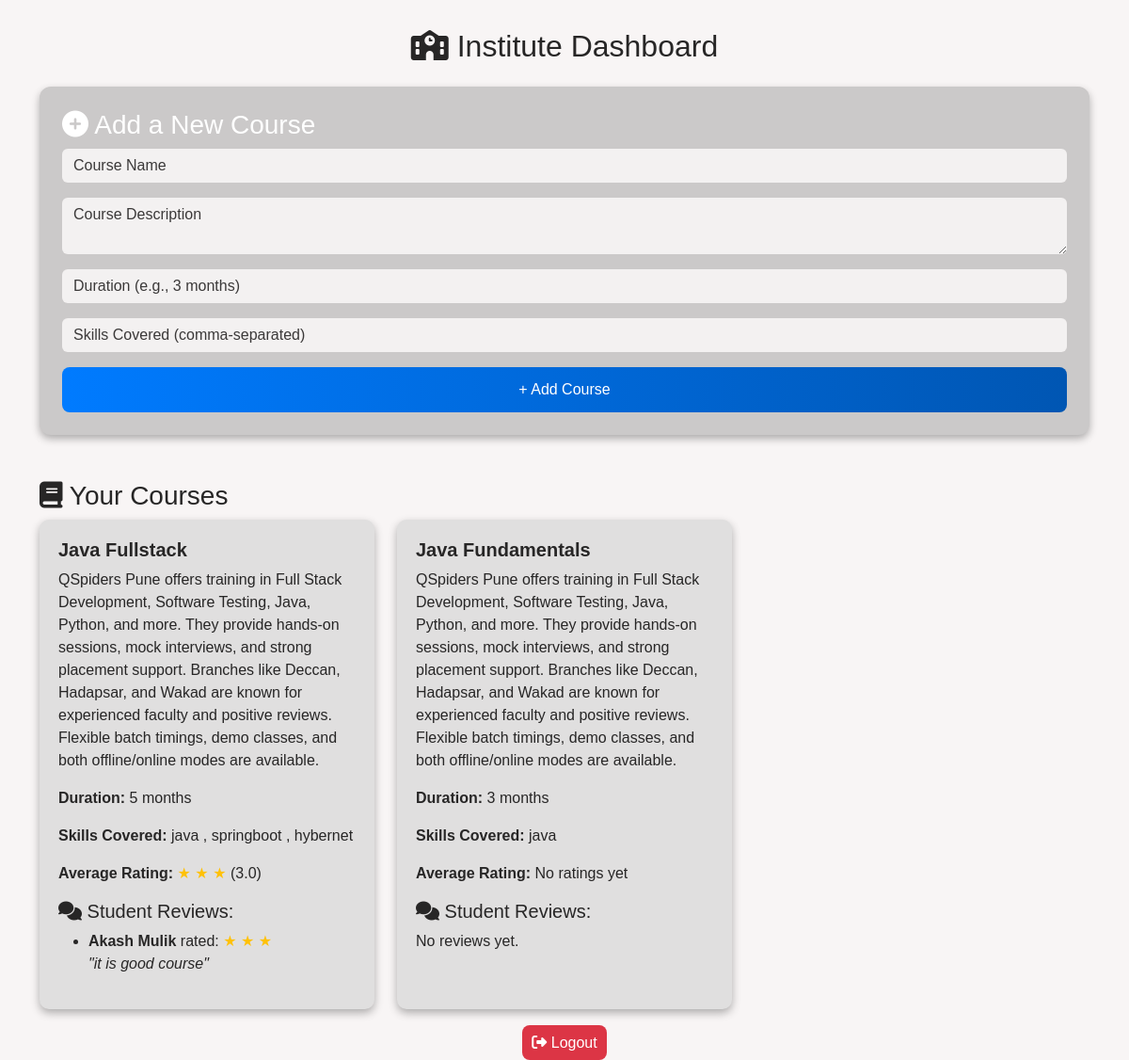
The app's page /dashboard/institute (signed in) with its own data.
### aanew.py (models this page shows)
class Course(db.Model):
    id = db.Column(db.Integer, primary_key=True)
    name = db.Column(db.String(200), nullable=False)
    description = db.Column(db.Text, nullable=False)
    duration = db.Column(db.String(100), nullable=False)
    skills_covered = db.Column(db.String(500), nullable=False)  # New field for skills
    institute_id = db.Column(db.Integer, db.ForeignKey('institute.id'), nullable=False)
    institute = db.relationship('Institute', backref=db.backref('courses', lazy=True))
    blocked = db.Column(db.Boolean, default=False)

class Rating(db.Model):
    id = db.Column(db.Integer, primary_key=True)
    student_id = db.Column(db.Integer, db.ForeignKey('student.id'), nullable=False)
    course_id = db.Column(db.Integer, db.ForeignKey('course.id'), nullable=False)
    rating = db.Column(db.Integer, nullable=False)  # Rating (1-5)
    comment = db.Column(db.Text, nullable=False)  # Student's comment
    student = db.relationship('Student', backref=db.backref('ratings', lazy=True))
    course = db.relationship('Course', backref=db.backref('ratings', lazy=True))

class Student(db.Model):
    id = db.Column(db.Integer, primary_key=True)
    name = db.Column(db.String(100), nullable=False)
    email = db.Column(db.String(100), unique=True, nullable=False)
    password = db.Column(db.String(200), nullable=False)
    skills = db.Column(db.String(500), nullable=False)
    interest_area = db.Column(db.String(200), nullable=False)
    blocked = db.Column(db.Boolean, default=False)

### aanew.py (the view, shortened to what this page needs)
@app.route('/dashboard/institute', methods=['GET', 'POST'])
def dashboard_institute():
    if 'user' not in session or session['user_type'] != 'institute':
        flash('Unauthorized access!', 'danger')
        return redirect(url_for('login'))
    institute = Institute.query.filter_by(email=session['user']).first()
    courses = Course.query.filter_by(institute_id=institute.id).all()
    course_ratings = {}
    course_comments = {}
    for course in courses:
        ratings = [r.rating for r in course.ratings]  # Get list of ratings
        if ratings:
            avg_rating = sum(ratings) / len(ratings)  # Compute average rating
            course_ratings[course.id] = round(avg_rating, 1)  # Round it correctly
        else:
            course_ratings[course.id] = "No ratings yet"  # Assign a string if no ratings
        course_comments[course.id] = course.ratings  # Store comments
    return render_template('dashboard_institute.html',
                           courses=courses,
                           course_ratings=course_ratings,
                           course_comments=course_comments)

### templates/dashboard_institute.html (shortened to what this page needs)
<!DOCTYPE html>
<html lang="en">
<head>
    <link rel="stylesheet" href="https://cdn.jsdelivr.net/npm/bootstrap@5.3.0/dist/css/bootstrap.min.css">
    <link rel="stylesheet" href="https://cdnjs.cloudflare.com/ajax/libs/font-awesome/6.4.2/css/all.min.css">
</head>
<body>
    <div class="container">
        <h2 class="text-center text-Gray"><i class="fas fa-school"></i> Institute Dashboard</h2>
        <div class="card card-custom p-4 mt-4">
            <h3 class="text-white"><i class="fas fa-plus-circle"></i> Add a New Course</h3>
            <form method="POST">
                <div class="mb-3">
                    <input type="text" class="form-control" name="course_name" placeholder="Course Name" required>
                </div>
                <div class="mb-3">
                    <textarea class="form-control" name="description" placeholder="Course Description" required></textarea>
                </div>
                <div class="mb-3">
                    <input type="text" class="form-control" name="duration" placeholder="Duration (e.g., 3 months)" required>
                </div>
                <div class="mb-3">
                    <input type="text" class="form-control" name="skills_covered" placeholder="Skills Covered (comma-separated)" required>
                </div>
                <button type="submit" class="btn btn-primary w-100">+ Add Course</button>
            </form>
        </div>
        <h3 class="mt-5 text-Gray"><i class="fas fa-book"></i> Your Courses</h3>
        <div class="row g-4">
            {% for course in courses %}
            <div class="col-md-4">
                <div class="course-card">
                    <h5><strong>{{ course.name }}</strong></h5>
                    <p>{{ course.description }}</p>
                    <p><strong>Duration:</strong> {{ course.duration }}</p>
                    <p><strong>Skills Covered:</strong> {{ course.skills_covered }}</p>
                    <p>
                        <strong>Average Rating:</strong>
                        {% if course_ratings[course.id] == "No ratings yet" %}
                            No ratings yet
                        {% else %}
                            {% for _ in range(course_ratings[course.id] | round | int) %}
                                <span class="text-warning">&#9733;</span>
                            {% endfor %}
                            ({{ course_ratings[course.id] }})
                        {% endif %}
                    </p>
                    <h5 class="mt-3"><i class="fas fa-comments"></i> Student Reviews:</h5>
                    {% if course_comments[course.id] %}
                        <ul>
                            {% for review in course_comments[course.id] %}
                            <li>
                                <strong>{{ review.student.name }}</strong> rated:
                                {% for _ in range(review.rating | int) %}
                                    <span class="text-warning">&#9733;</span>
                                {% endfor %}
                                <br>
                                <i>"{{ review.comment }}"</i>
                            </li>
                            {% endfor %}
                        </ul>
                    {% else %}
                        <p>No reviews yet.</p>
                    {% endif %}
                </div>
            </div>
            {% endfor %}
        </div>
        <div class="text-center mt-4">
            <a href="{{ url_for('logout') }}" class="logout-btn"><i class="fas fa-sign-out-alt"></i> Logout</a>
        </div>
    </div>
</body>
</html>

### templates/dashboard_institute.html (style rules this page uses)
body { background-color: #f8f5f5; font-family: 'Poppins', sans-serif; color: rgb(39, 38, 38); }
.container { margin-top: 30px; }
.card-custom { background: #cbc9c9; border: none; border-radius: 12px; box-shadow: 0 4px 8px rgba(0, 0, 0, 0.3); padding: 20px; }
.form-control { background: #f3f1f1; box-shadow: #3b3939; border: none; color: rgb(18, 18, 18); }
.form-control::placeholder { color: #3b3939; }
.btn-primary { background: linear-gradient(90deg, #007bff, #0056b3); border: none; padding: 12px; border-radius: 8px; }
.course-card { background: #e0dfdf; padding: 20px; border-radius: 10px; box-shadow: 0 4px 10px rgba(0, 0, 0, 0.3); height: 100%; }
.logout-btn { background: #dc3545; padding: 10px; border-radius: 8px; text-decoration: none; color: white; }

### records on screen
Course: name "Java Fullstack", description "QSpiders Pune offers training in Full Stack Development, Software Testing, Java, Python, and more. They provide hands-on sessions, mock interviews, and strong placement support. Branches like Deccan, Hadapsar, and Wakad are known for experienced faculty and positive reviews. Flexible batch timings, demo classes, and both offline/online modes are available.", duration "5 months", skills_covered "java , springboot , hybernet", course_ratings "3.0"
Rating: student.name "Akash Mulik", rating 3 (drawn), comment "it is good course"
Course: name "Java Fundamentals", description "QSpiders Pune offers training in Full Stack Development, Software Testing, Java, Python, and more. They provide hands-on sessions, mock interviews, and strong placement support. Branches like Deccan, Hadapsar, and Wakad are known for experienced faculty and positive reviews. Flexible batch timings, demo classes, and both offline/online modes are available.", duration "3 months", skills_covered "java", shows "No ratings yet", shows "No reviews yet."
